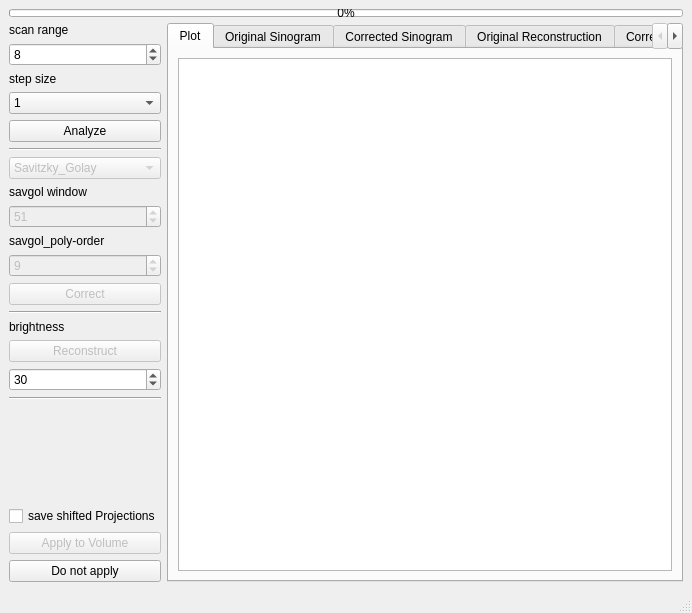
<?xml version="1.0" encoding="UTF-8"?>
<ui version="4.0">
 <class>Movement_Correction_Standalone</class>
 <widget class="QMainWindow" name="Movement_Correction_Standalone">
  <property name="geometry">
   <rect>
    <x>0</x>
    <y>0</y>
    <width>692</width>
    <height>613</height>
   </rect>
  </property>
  <property name="windowTitle">
   <string>MainWindow</string>
  </property>
  <widget class="QWidget" name="centralwidget">
   <layout class="QGridLayout" name="gridLayout_4">
    <item row="1" column="0">
     <layout class="QGridLayout" name="gridLayout">
      <item row="0" column="0">
       <layout class="QVBoxLayout" name="verticalLayout_2">
        <item>
         <widget class="QLabel" name="label">
          <property name="text">
           <string>scan range</string>
          </property>
         </widget>
        </item>
        <item>
         <widget class="QSpinBox" name="scan_range">
          <property name="enabled">
           <bool>true</bool>
          </property>
          <property name="minimumSize">
           <size>
            <width>70</width>
            <height>0</height>
           </size>
          </property>
          <property name="maximum">
           <number>100</number>
          </property>
          <property name="value">
           <number>8</number>
          </property>
         </widget>
        </item>
        <item>
         <widget class="QLabel" name="label_step_size">
          <property name="text">
           <string>step size</string>
          </property>
         </widget>
        </item>
        <item>
         <widget class="QComboBox" name="step_size">
          <item>
           <property name="text">
            <string>1</string>
           </property>
          </item>
          <item>
           <property name="text">
            <string>0.5</string>
           </property>
          </item>
          <item>
           <property name="text">
            <string>0.25</string>
           </property>
          </item>
          <item>
           <property name="text">
            <string>0.1</string>
           </property>
          </item>
         </widget>
        </item>
        <item>
         <widget class="QPushButton" name="pushAnalyze">
          <property name="enabled">
           <bool>true</bool>
          </property>
          <property name="text">
           <string>Analyze</string>
          </property>
         </widget>
        </item>
        <item>
         <widget class="Line" name="line">
          <property name="orientation">
           <enum>Qt::Horizontal</enum>
          </property>
         </widget>
        </item>
        <item>
         <widget class="QComboBox" name="filter_list">
          <property name="enabled">
           <bool>false</bool>
          </property>
          <item>
           <property name="text">
            <string>Savitzky_Golay</string>
           </property>
          </item>
          <item>
           <property name="text">
            <string>Low_Pass</string>
           </property>
          </item>
         </widget>
        </item>
        <item>
         <widget class="QLabel" name="label_4">
          <property name="text">
           <string>savgol window</string>
          </property>
         </widget>
        </item>
        <item>
         <widget class="QSpinBox" name="savgol_window">
          <property name="enabled">
           <bool>false</bool>
          </property>
          <property name="minimum">
           <number>5</number>
          </property>
          <property name="maximum">
           <number>999</number>
          </property>
          <property name="singleStep">
           <number>2</number>
          </property>
          <property name="value">
           <number>51</number>
          </property>
         </widget>
        </item>
        <item>
         <widget class="QLabel" name="label_5">
          <property name="text">
           <string>savgol_poly-order</string>
          </property>
         </widget>
        </item>
        <item>
         <widget class="QSpinBox" name="savgol_poly">
          <property name="enabled">
           <bool>false</bool>
          </property>
          <property name="minimum">
           <number>3</number>
          </property>
          <property name="value">
           <number>9</number>
          </property>
         </widget>
        </item>
        <item>
         <widget class="QPushButton" name="pushCorrect">
          <property name="enabled">
           <bool>false</bool>
          </property>
          <property name="text">
           <string>Correct</string>
          </property>
          <property name="checkable">
           <bool>false</bool>
          </property>
          <property name="checked">
           <bool>false</bool>
          </property>
          <property name="autoRepeat">
           <bool>false</bool>
          </property>
          <property name="autoExclusive">
           <bool>false</bool>
          </property>
          <property name="flat">
           <bool>false</bool>
          </property>
         </widget>
        </item>
        <item>
         <widget class="Line" name="line_3">
          <property name="orientation">
           <enum>Qt::Horizontal</enum>
          </property>
         </widget>
        </item>
        <item>
         <widget class="QLabel" name="label_7">
          <property name="text">
           <string>brightness</string>
          </property>
         </widget>
        </item>
        <item>
         <widget class="QPushButton" name="pushReconstruct">
          <property name="enabled">
           <bool>false</bool>
          </property>
          <property name="text">
           <string>Reconstruct</string>
          </property>
         </widget>
        </item>
        <item>
         <widget class="QSpinBox" name="brightness">
          <property name="enabled">
           <bool>true</bool>
          </property>
          <property name="maximum">
           <number>999999</number>
          </property>
          <property name="value">
           <number>30</number>
          </property>
         </widget>
        </item>
        <item>
         <widget class="Line" name="line_2">
          <property name="orientation">
           <enum>Qt::Horizontal</enum>
          </property>
         </widget>
        </item>
        <item>
         <spacer name="verticalSpacer">
          <property name="orientation">
           <enum>Qt::Vertical</enum>
          </property>
          <property name="sizeHint" stdset="0">
           <size>
            <width>20</width>
            <height>40</height>
           </size>
          </property>
         </spacer>
        </item>
        <item>
         <widget class="QCheckBox" name="checkBox_save_shifted_projections">
          <property name="text">
           <string>save shifted Projections</string>
          </property>
         </widget>
        </item>
        <item>
         <widget class="QPushButton" name="pushApplyVolume">
          <property name="enabled">
           <bool>false</bool>
          </property>
          <property name="text">
           <string>Apply to Volume</string>
          </property>
         </widget>
        </item>
        <item>
         <widget class="QPushButton" name="pushDoNotApply">
          <property name="enabled">
           <bool>true</bool>
          </property>
          <property name="text">
           <string>Do not apply</string>
          </property>
         </widget>
        </item>
       </layout>
      </item>
      <item row="0" column="1">
       <widget class="QTabWidget" name="tabWidget">
        <property name="minimumSize">
         <size>
          <width>0</width>
          <height>0</height>
         </size>
        </property>
        <property name="maximumSize">
         <size>
          <width>4008</width>
          <height>4008</height>
         </size>
        </property>
        <property name="currentIndex">
         <number>0</number>
        </property>
        <widget class="QWidget" name="plotfield">
         <attribute name="title">
          <string>Plot</string>
         </attribute>
         <layout class="QGridLayout" name="gridLayout_2">
          <item row="0" column="0">
           <widget class="PlotWidget" name="Graph">
            <property name="sizePolicy">
             <sizepolicy hsizetype="Expanding" vsizetype="Expanding">
              <horstretch>0</horstretch>
              <verstretch>0</verstretch>
             </sizepolicy>
            </property>
           </widget>
          </item>
         </layout>
        </widget>
        <widget class="QWidget" name="tab_4">
         <attribute name="title">
          <string>Original Sinogram</string>
         </attribute>
         <layout class="QGridLayout" name="gridLayout_3">
          <item row="0" column="0">
           <widget class="QScrollArea" name="scrollArea">
            <property name="widgetResizable">
             <bool>true</bool>
            </property>
            <widget class="QWidget" name="scrollAreaWidgetContents">
             <property name="geometry">
              <rect>
               <x>0</x>
               <y>0</y>
               <width>3022</width>
               <height>2022</height>
              </rect>
             </property>
             <layout class="QGridLayout" name="gridLayout_8">
              <item row="0" column="0">
               <widget class="QLabel" name="original_sino">
                <property name="sizePolicy">
                 <sizepolicy hsizetype="Expanding" vsizetype="Expanding">
                  <horstretch>0</horstretch>
                  <verstretch>0</verstretch>
                 </sizepolicy>
                </property>
                <property name="minimumSize">
                 <size>
                  <width>3000</width>
                  <height>2000</height>
                 </size>
                </property>
                <property name="maximumSize">
                 <size>
                  <width>3000</width>
                  <height>2000</height>
                 </size>
                </property>
                <property name="text">
                 <string>original_sino</string>
                </property>
                <property name="alignment">
                 <set>Qt::AlignCenter</set>
                </property>
               </widget>
              </item>
             </layout>
            </widget>
           </widget>
          </item>
         </layout>
        </widget>
        <widget class="QWidget" name="tab_3">
         <attribute name="title">
          <string>Corrected Sinogram</string>
         </attribute>
         <layout class="QGridLayout" name="gridLayout_5">
          <item row="0" column="0">
           <widget class="QScrollArea" name="scrollArea_2">
            <property name="widgetResizable">
             <bool>true</bool>
            </property>
            <widget class="QWidget" name="scrollAreaWidgetContents_2">
             <property name="geometry">
              <rect>
               <x>0</x>
               <y>0</y>
               <width>3022</width>
               <height>2022</height>
              </rect>
             </property>
             <layout class="QGridLayout" name="gridLayout_9">
              <item row="0" column="0">
               <widget class="QLabel" name="corrected_sino">
                <property name="sizePolicy">
                 <sizepolicy hsizetype="Expanding" vsizetype="Expanding">
                  <horstretch>0</horstretch>
                  <verstretch>0</verstretch>
                 </sizepolicy>
                </property>
                <property name="minimumSize">
                 <size>
                  <width>3000</width>
                  <height>2000</height>
                 </size>
                </property>
                <property name="maximumSize">
                 <size>
                  <width>5000</width>
                  <height>5000</height>
                 </size>
                </property>
                <property name="text">
                 <string>corrected_sino</string>
                </property>
                <property name="alignment">
                 <set>Qt::AlignCenter</set>
                </property>
               </widget>
              </item>
             </layout>
            </widget>
           </widget>
          </item>
         </layout>
        </widget>
        <widget class="QWidget" name="tab">
         <attribute name="title">
          <string>Original Reconstruction</string>
         </attribute>
         <layout class="QGridLayout" name="gridLayout_6">
          <item row="0" column="0">
           <widget class="QScrollArea" name="scrollArea_3">
            <property name="widgetResizable">
             <bool>true</bool>
            </property>
            <widget class="QWidget" name="scrollAreaWidgetContents_3">
             <property name="geometry">
              <rect>
               <x>0</x>
               <y>0</y>
               <width>3022</width>
               <height>2022</height>
              </rect>
             </property>
             <layout class="QGridLayout" name="gridLayout_10">
              <item row="0" column="0">
               <widget class="QLabel" name="original_reco">
                <property name="sizePolicy">
                 <sizepolicy hsizetype="Expanding" vsizetype="Expanding">
                  <horstretch>0</horstretch>
                  <verstretch>0</verstretch>
                 </sizepolicy>
                </property>
                <property name="minimumSize">
                 <size>
                  <width>3000</width>
                  <height>2000</height>
                 </size>
                </property>
                <property name="maximumSize">
                 <size>
                  <width>5000</width>
                  <height>5000</height>
                 </size>
                </property>
                <property name="text">
                 <string>original_reco</string>
                </property>
                <property name="alignment">
                 <set>Qt::AlignCenter</set>
                </property>
               </widget>
              </item>
             </layout>
            </widget>
           </widget>
          </item>
         </layout>
        </widget>
        <widget class="QWidget" name="tab_2">
         <attribute name="title">
          <string>Corrected Reconstruction</string>
         </attribute>
         <layout class="QGridLayout" name="gridLayout_7">
          <item row="0" column="0">
           <widget class="QScrollArea" name="scrollArea_4">
            <property name="widgetResizable">
             <bool>true</bool>
            </property>
            <widget class="QWidget" name="scrollAreaWidgetContents_4">
             <property name="geometry">
              <rect>
               <x>0</x>
               <y>0</y>
               <width>3022</width>
               <height>2022</height>
              </rect>
             </property>
             <layout class="QGridLayout" name="gridLayout_11">
              <item row="0" column="0">
               <widget class="QLabel" name="corrected_reco">
                <property name="sizePolicy">
                 <sizepolicy hsizetype="Expanding" vsizetype="Expanding">
                  <horstretch>0</horstretch>
                  <verstretch>0</verstretch>
                 </sizepolicy>
                </property>
                <property name="minimumSize">
                 <size>
                  <width>3000</width>
                  <height>2000</height>
                 </size>
                </property>
                <property name="text">
                 <string>corrected_reco</string>
                </property>
                <property name="alignment">
                 <set>Qt::AlignCenter</set>
                </property>
               </widget>
              </item>
             </layout>
            </widget>
           </widget>
          </item>
         </layout>
        </widget>
       </widget>
      </item>
     </layout>
    </item>
    <item row="0" column="0">
     <widget class="QProgressBar" name="progressBar">
      <property name="maximumSize">
       <size>
        <width>16777215</width>
        <height>8</height>
       </size>
      </property>
      <property name="value">
       <number>0</number>
      </property>
     </widget>
    </item>
   </layout>
  </widget>
  <widget class="QMenuBar" name="menubar">
   <property name="geometry">
    <rect>
     <x>0</x>
     <y>0</y>
     <width>692</width>
     <height>26</height>
    </rect>
   </property>
  </widget>
  <widget class="QStatusBar" name="statusbar"/>
 </widget>
 <customwidgets>
  <customwidget>
   <class>PlotWidget</class>
   <extends>QGraphicsView</extends>
   <header location="global">pyqtgraph</header>
  </customwidget>
 </customwidgets>
 <resources/>
 <connections/>
</ui>
